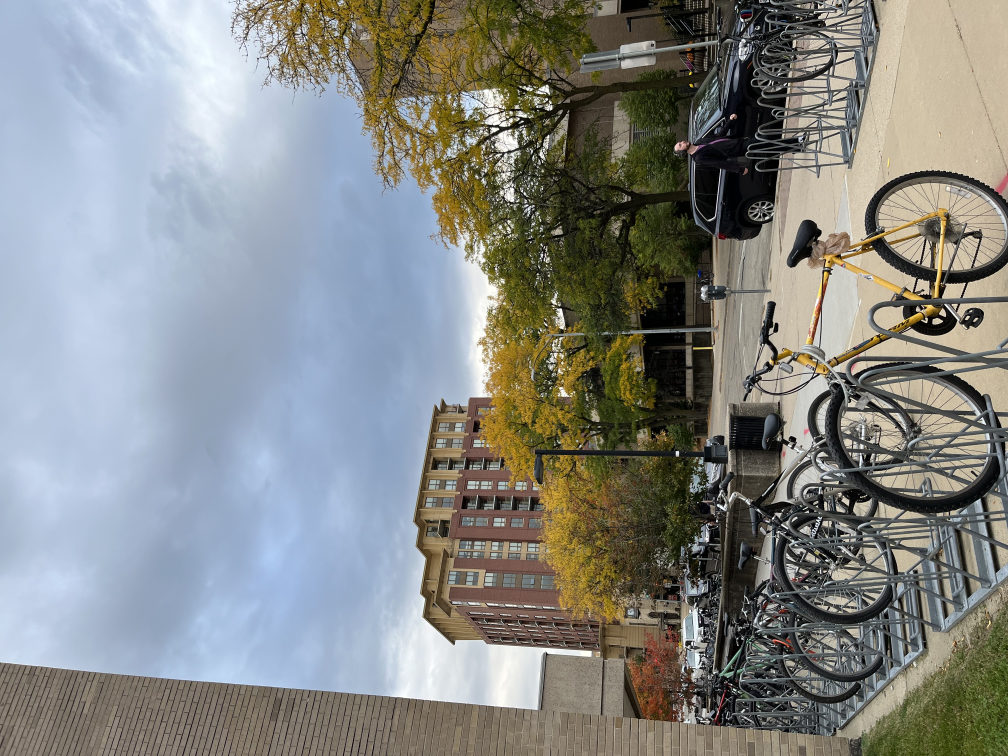
#> input picture source_images/fall.jpg, 4032 x 3024 px (shown at 1/4 size); its folder holds only this picture in this run
$ python preprocess.py
#> lines starting #> are read from the running program, lines starting #| are printed output that depends on the picture
"""
Center crop all the source images down to 512x512
"""

from PIL import Image
from PIL import ImageOps
import os

SOURCE_DIR = "source_images"
OUT_DIR = "cropped_images"
WIDTH = 512
HEIGHT = 512

for f in os.listdir(SOURCE_DIR):
    im = Image.open(os.path.join(SOURCE_DIR, f))
#> im is the input picture: PIL image 4032x3024 RGB; mean R, G, B 133.9, 136.2, 133.7

    # resize image
    w, h = im.size
#> w = 4032; h = 3024
    aspect = w/h
#> aspect = 1.33
    if w > h:
        new_h = HEIGHT
        new_w = aspect*new_h
#> new_w = 682.7
    else:
        new_w = WIDTH
        new_h = (1/aspect)*new_w

    im = im.resize((int(new_w), int(new_h)), Image.Resampling.BILINEAR)
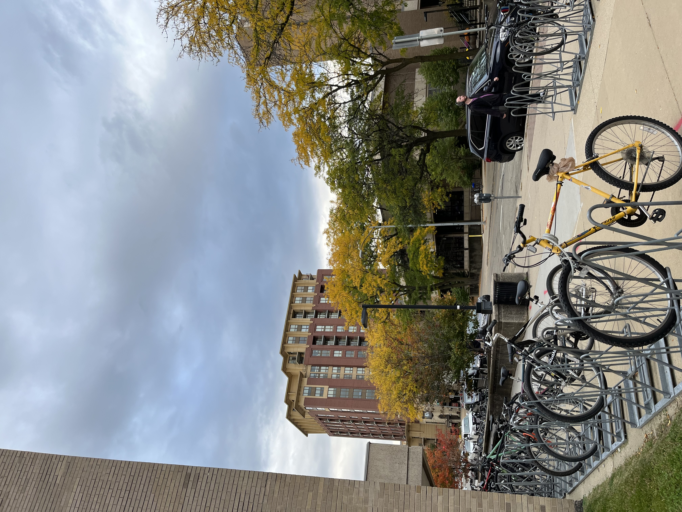
#> im: PIL image 682x512 RGB; mean R, G, B 133.9, 136.2, 133.7

    im = ImageOps.exif_transpose(im)
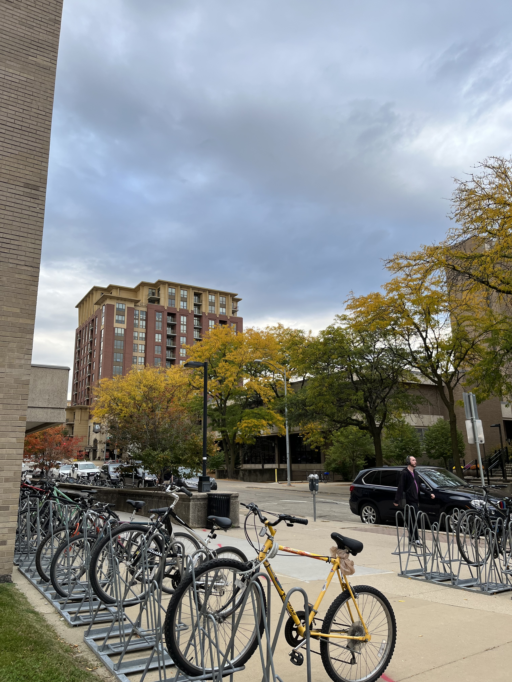
#> im: PIL image 512x682 RGB; mean R, G, B 133.9, 136.2, 133.7

    w, h = im.size
#> w = 512; h = 682
    left = (w - WIDTH)/2
#> left = 0
    top = (h - HEIGHT)/2
#> top = 85
    right = (w + WIDTH)/2
#> right = 512
    bottom = (h + HEIGHT)/2
#> bottom = 597

    # Crop the center of the image
    im = im.crop((left, top, right, bottom))
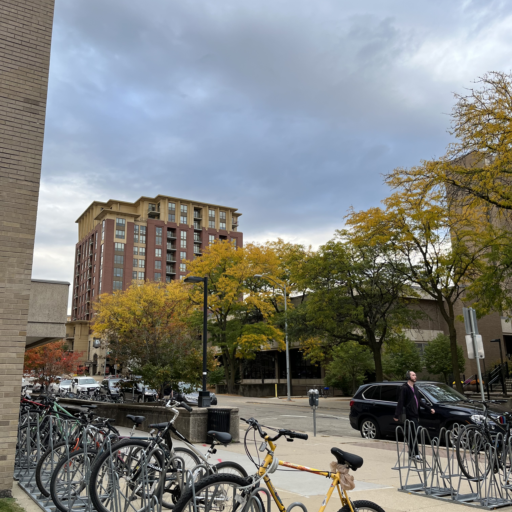
#> im: PIL image 512x512 RGB; mean R, G, B 125.6, 127.4, 123.9

    im.save(os.path.join(OUT_DIR, f))
